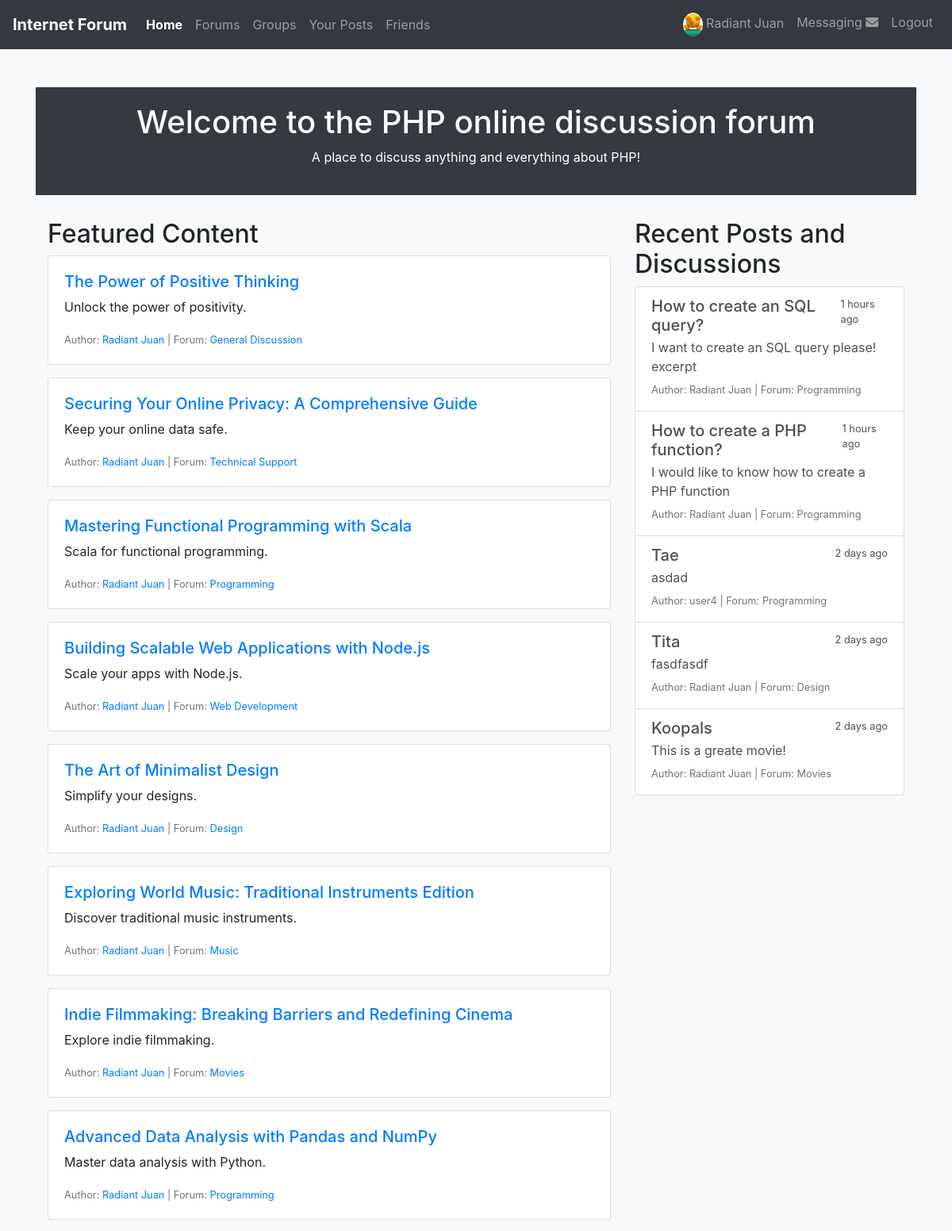
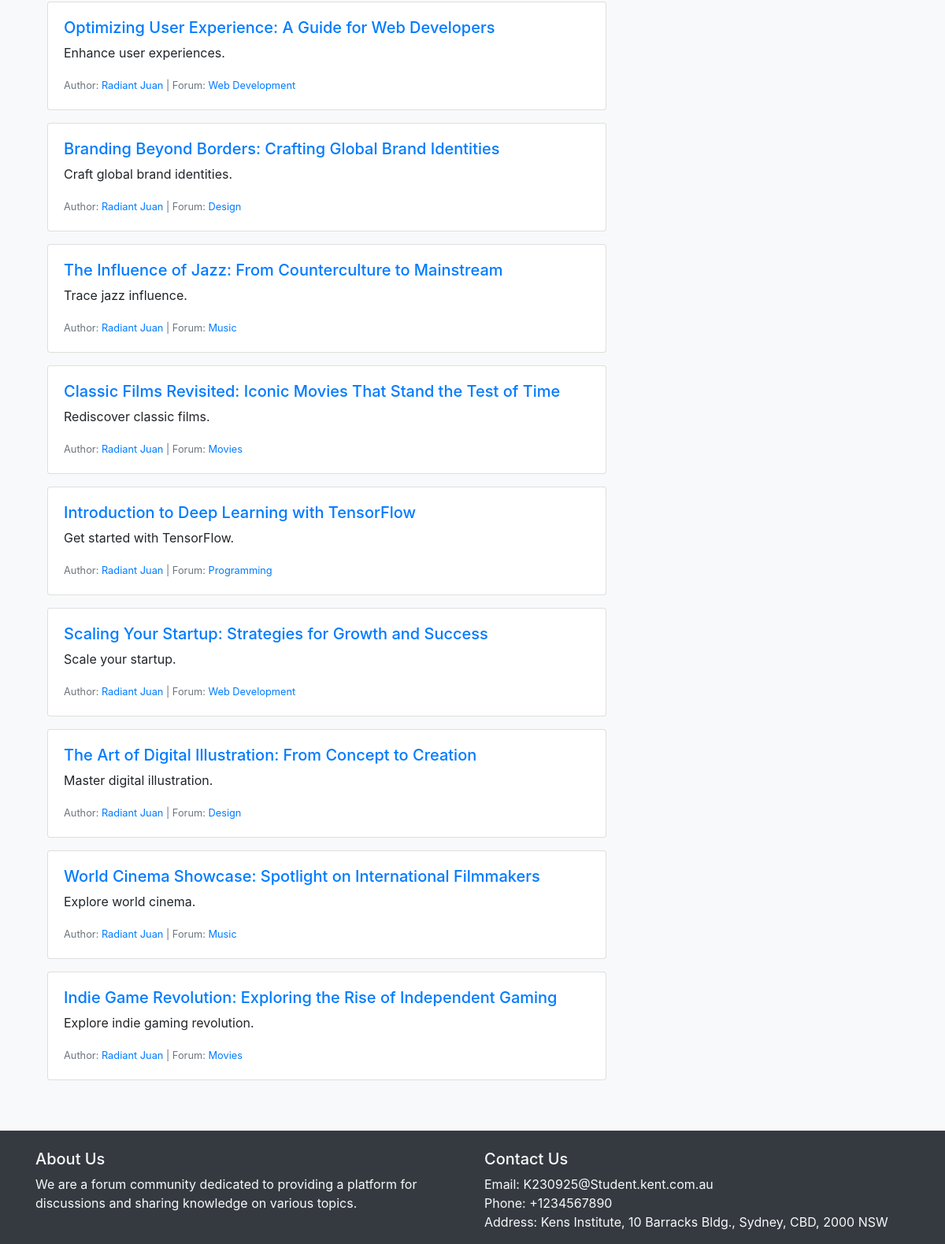
/ (signed in), run on the app's committed database (2 pictures, top to bottom).
### tables this page shows
CREATE TABLE `posts` (
  `id` int(11) NOT NULL,
  `user_id` int(11) DEFAULT NULL,
  `title` varchar(255) NOT NULL,
  `forum_id` int(11) NOT NULL,
  `content` text NOT NULL,
  `excerpt` text,
  `featured` tinyint(1) NOT NULL DEFAULT '0',
  `post_date` datetime DEFAULT CURRENT_TIMESTAMP,
  `posts_status` set('published','pending_approval','archived','deleted') NOT NULL DEFAULT 'pending_approval'
);

CREATE TABLE `users` (
  `id` int(11) NOT NULL,
  `username` varchar(50) NOT NULL,
  `email` varchar(100) NOT NULL,
  `password` varchar(255) NOT NULL,
  `role` enum('admin','moderator','user') DEFAULT 'user',
  `tier_level` int(11) DEFAULT '1',
  `created_at` datetime DEFAULT CURRENT_TIMESTAMP,
  `updated_at` datetime DEFAULT NULL ON UPDATE CURRENT_TIMESTAMP
);

CREATE TABLE `forums` (
  `id` int(11) NOT NULL,
  `slug` varchar(50) NOT NULL,
  `forum_name` varchar(255) NOT NULL,
  `description` text,
  `created_at` datetime DEFAULT CURRENT_TIMESTAMP
);

### app/Controllers/HomeController.php (called while the page is built, shortened)
<?php
class HomeController extends BaseController
{
    public function index()
    {
        $post_model = new PostModel();
        $featured_posts = $post_model->get_featured_posts();
        $recent_posts = $post_model->get_recent_posts();
        View::render('Home/index', compact('featured_posts', 'recent_posts'));
    }
}

### app/routes.php (called while the page is built, shortened)
<?php
Route::dispatch($_POST['_method'] ?? $_SERVER['REQUEST_METHOD'], $_SERVER['REQUEST_URI']);

### public/index.php (called while the page is built, shortened)
<?php
require_once '../app/routes.php';

### app/Config/Database/BaseModel.php (called while the page is built, shortened)
<?php
class BaseModel
{
    protected $pdo;
    public function __construct()
    {
        $config = require 'database_config.php';
        $dbConnection = new DatabaseConnection($config);
        $this->pdo = $dbConnection->connect();
    }
    public function query($sql, $params = [])
    {
        $stmt = $this->pdo->prepare($sql);
        $stmt->execute($params);
        return $stmt->fetchAll();
    }
}

### app/Config/Database/DatabaseConnection.php (called while the page is built, shortened)
<?php
class DatabaseConnection implements DatabaseConnectionInterface
{
    protected $config;
    public function __construct(array $config)
    {
        $this->config = $config;
    }
    public function connect()
    {
        $dbHost = $this->config['host'];
        $dbName = $this->config['name'];
        $dbUser = $this->config['user'];
        $dbPassword = $this->config['password'];
        try {
            $pdo = new PDO("mysql:host=$dbHost;dbname=$dbName", $dbUser, $dbPassword);
            $pdo->setAttribute(PDO::ATTR_ERRMODE, PDO::ERRMODE_EXCEPTION);
            $pdo->setAttribute(PDO::ATTR_DEFAULT_FETCH_MODE, PDO::FETCH_ASSOC);
            return $pdo;
        } catch (PDOException $e) {
            die("Database connection failed: " . $e->getMessage());
        }
    }
}

### app/Models/PostModel.php (called while the page is built, shortened)
<?php
class PostModel extends BaseModel
{
    public function get_featured_posts()
    {
        $sql = "SELECT
                    posts.id AS id,
                    posts.title AS post_title,
                    posts.excerpt AS post_excerpt,
                    users.username AS author_name,
                    forums.forum_name AS forum_name,
                    forums.slug AS slug
                FROM
                    posts
                INNER JOIN
                    users ON posts.user_id = users.id
                INNER JOIN
                    forums ON posts.forum_id = forums.id
                WHERE
                    posts.featured = 1;";
        $featured_posts = $this->query($sql);
        return $featured_posts;
    }
    public function get_recent_posts()
    {
        $sql = "SELECT
                    posts.id AS id,
                    posts.title AS post_title,
                    posts.post_date,
                    posts.excerpt AS post_excerpt,
                    users.username AS author_name,
                    forums.forum_name AS forum_name
                FROM
                    posts
                INNER JOIN
                    users ON posts.user_id = users.id
                INNER JOIN
                    forums ON posts.forum_id = forums.id
                ORDER BY
                    posts.post_date DESC
                LIMIT 5;
                ";
        $recent_posts = $this->query($sql);
        return $recent_posts;
    }
}

### app/Utilities/DateFormatHelper.php (called while the page is built, shortened)
<?php
class DateFormatHelper
{
    public static function formatDate($date)
    {
        $currentTimestamp = time();
        $postTimestamp = strtotime($date);
        $difference = $currentTimestamp - $postTimestamp;
        $minutesDifference = floor($difference / 60);
        $hoursDifference = floor($minutesDifference / 60);
        if ($hoursDifference < 24) {
            return $hoursDifference . ' hours ago';
        }
        $daysDifference = floor($hoursDifference / 24);
        if ($daysDifference < 21) {
            return $daysDifference . ' days ago';
        }
        return date('M d, Y', $postTimestamp);
    }
}

### app/Views/Home/index.php (the view)
<?php
$featured_content = \App\Config\Views\View::getData('featured_posts');
$recent_posts = \App\Config\Views\View::getData('recent_posts');
?>
<div class="forum-header text-center mt-5">
    <h1>Welcome to the PHP online discussion forum</h1>
    <p>A place to discuss anything and everything about PHP!</p>
</div>
<div class="container mt-4">
    <div class="row">
        <div class="col-lg-8">
            <h2>Featured Content</h2>
            <?php foreach ($featured_content as $featured): ?>
                <div class="card mb-3">
                    <div class="card-body">
                        <a href="/posts/<?= $featured['id'] ?>" class="card-title">
                            <h5><?= $featured['post_title'] ?></h5></a>
                        <p class="card-text"><?= $featured['post_excerpt'] ?></p>
                        <p class="card-text"><small class="text-muted">Author: <a
                                        href="/#"><?= $featured['author_name'] ?></a> | Forum: <a
                                        href="/forums/<?= $featured['slug'] ?>/posts"><?= $featured['forum_name'] ?></a></small>
                        </p>
                    </div>
                </div>
            <?php endforeach; ?>
        </div>
        <div class="col-lg-4">
            <h2>Recent Posts and Discussions</h2>
            <div class="list-group">
                <?php foreach ($recent_posts as $recent_post): ?>
                    <a href="/posts/<?= $recent_post['id'] ?>" class="list-group-item list-group-item-action">
                        <div class="d-flex w-100 justify-content-between">
                            <h5 class="mb-1"><?= $recent_post['post_title'] ?></h5>
                            <small><?= \App\Utilities\DateFormatHelper::formatDate($recent_post['post_date']) ?></small>
                        </div>
                        <p class="mb-1"><?= $recent_post['post_excerpt'] ?></p>
                        <p class="mb-1"><small class="text-muted">Author: <?= $recent_post['author_name'] ?> |
                                Forum: <?= $recent_post['forum_name'] ?></small>
                        </p>
                    </a>
                <?php endforeach; ?>
            </div>
        </div>
    </div>
</div>

### app/Config/Routes/Route.php (shortened to what this page needs)
<?php
class Route
{
    protected static $routes = [];
    public static function get($uri, $controller, $method)
    {
        self::$routes[] = ['GET', $uri, $controller, $method];
    }
    public static function post($uri, $controller, $method)
    {
        self::$routes[] = ['POST', $uri, $controller, $method];
    }
    public static function patch($uri, $controller, $method)
    {
        self::$routes[] = ['PATCH', $uri, $controller, $method];
    }
    public static function delete($uri, $controller, $method)
    {
        self::$routes[] = ['DELETE', $uri, $controller, $method];
    }
    public static function dispatch($method, $uri)
    {
        foreach (self::$routes as $route) {
            list($routeMethod, $routeUri, $controller, $functionName) = $route;
            if ($method === $routeMethod && self::matchUri($routeUri, $uri)) {
                $url_params = self::extractUrlParams($routeUri, $uri);
                $postData = [];
                $request_data = array_merge($postData, $url_params);
                $controllerInstance = new $controller();
                $controllerInstance->$functionName($request_data);
                return;
            }
        }
    }
    protected static function matchUri($pattern, $uri)
    {
        $uriParts = explode('?', $uri, 2);
        $uriPath = $uriParts[0];
        if ($pattern === $uriPath) {
            return true;
        }
        $pattern = preg_replace('#{[\w\W\d\D]+}#', '([\w\W\d\D]+)', $pattern);
        $pattern = '#^' . $pattern . '$#';
        return preg_match($pattern, $uriPath);
    }
    protected static function extractUrlParams($pattern, $uri)
    {
        $params = [];
        return $params;
    }
}

### app/Views/layout.php (style rules this page uses)
body { background-color: #f8f9fa; }
.forum-header { background-color: #343a40; color: #fff; padding: 20px; margin-bottom: 30px; border-radius: 0; }

### data on the page
posts: title "The Power of Positive Thinking", excerpt "Unlock the power of positivity.", user.username "Radiant Juan", forum.forum_name "General Discussion"
posts: title "Securing Your Online Privacy: A Comprehensive Guide", excerpt "Keep your online data safe.", user.username "Radiant Juan", forum.forum_name "Technical Support"
posts: title "Mastering Functional Programming with Scala", excerpt "Scala for functional programming.", user.username "Radiant Juan", forum.forum_name "Programming"
posts: title "Building Scalable Web Applications with Node.js", excerpt "Scale your apps with Node.js.", user.username "Radiant Juan", forum.forum_name "Web Development"
posts: title "The Art of Minimalist Design", excerpt "Simplify your designs.", user.username "Radiant Juan", forum.forum_name "Design"
posts: title "Exploring World Music: Traditional Instruments Edition", excerpt "Discover traditional music instruments.", user.username "Radiant Juan", forum.forum_name "Music"
posts: title "Indie Filmmaking: Breaking Barriers and Redefining Cinema", excerpt "Explore indie filmmaking.", user.username "Radiant Juan", forum.forum_name "Movies"
posts: title "Advanced Data Analysis with Pandas and NumPy", excerpt "Master data analysis with Python.", user.username "Radiant Juan", forum.forum_name "Programming"
posts: title "Optimizing User Experience: A Guide for Web Developers", excerpt "Enhance user experiences.", user.username "Radiant Juan", forum.forum_name "Web Development"
posts: title "Branding Beyond Borders: Crafting Global Brand Identities", excerpt "Craft global brand identities.", user.username "Radiant Juan", forum.forum_name "Design"
posts: title "The Influence of Jazz: From Counterculture to Mainstream", excerpt "Trace jazz influence.", user.username "Radiant Juan", forum.forum_name "Music"
posts: title "Classic Films Revisited: Iconic Movies That Stand the Test of Time", excerpt "Rediscover classic films.", user.username "Radiant Juan", forum.forum_name "Movies"
posts: title "Introduction to Deep Learning with TensorFlow", excerpt "Get started with TensorFlow.", user.username "Radiant Juan", forum.forum_name "Programming"
posts: title "Scaling Your Startup: Strategies for Growth and Success", excerpt "Scale your startup.", user.username "Radiant Juan", forum.forum_name "Web Development"
posts: title "The Art of Digital Illustration: From Concept to Creation", excerpt "Master digital illustration.", user.username "Radiant Juan", forum.forum_name "Design"
posts: title "World Cinema Showcase: Spotlight on International Filmmakers", excerpt "Explore world cinema.", user.username "Radiant Juan", forum.forum_name "Music"
posts: title "Indie Game Revolution: Exploring the Rise of Independent Gaming", excerpt "Explore indie gaming revolution.", user.username "Radiant Juan", forum.forum_name "Movies"
posts: title "How to create an SQL query?", post_date "1 hours ago", excerpt "I want to create an SQL query please! excerpt", user.username "Radiant Juan", forum.forum_name "Programming"
posts: title "How to create a PHP function?", post_date "1 hours ago", excerpt "I would like to know how to create a PHP function", user.username "Radiant Juan", forum.forum_name "Programming"
posts: title "Tae", post_date "2 days ago", excerpt "asdad", user.username "user4", forum.forum_name "Programming"
posts: title "Tita", post_date "2 days ago", excerpt "fasdfasdf", user.username "Radiant Juan", forum.forum_name "Design"
posts: title "Koopals", post_date "2 days ago", excerpt "This is a greate movie!", user.username "Radiant Juan", forum.forum_name "Movies"

### other printed values
$user_info['username'] "Radiant Juan"
